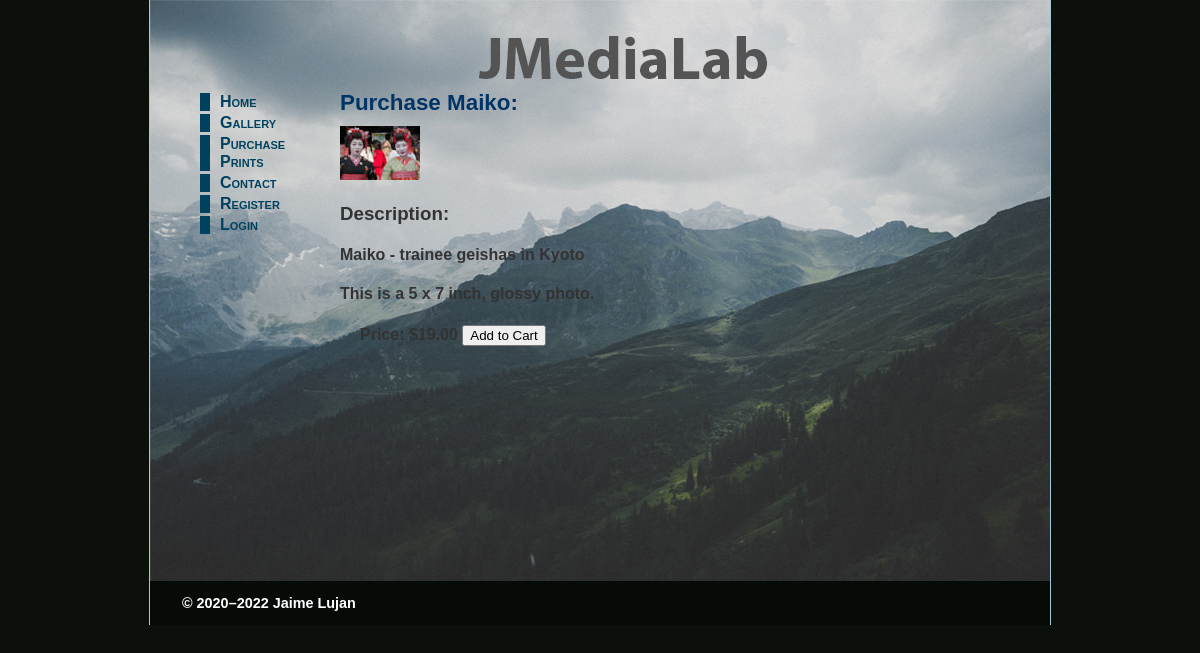
The page /JJ/product_details.php?image_id=4 on the database its author committed.
### tables this page shows
CREATE TABLE IF NOT EXISTS JJ_images (
  image_id int(10) unsigned NOT NULL AUTO_INCREMENT,
  filename varchar(25) NOT NULL,
  caption varchar(120) NOT NULL,
  price decimal(6,2) NOT NULL,
  details text,
  PRIMARY KEY (image_id)
);

### JJ/product_details.php (the view, shortened to what this page needs)
<?php
	require './includes/header.php';
	require_once '../../mysqli_connect.php';
	echo '<main>';
	function shortTitle ($title){
		$title = substr($title, 0, -4);
		$title = str_replace('_', ' ', $title);
		$title = ucwords($title);
		return $title;
	}
	if(isset($_GET['image_id'])) {
		$imgID = filter_var($_GET['image_id'], FILTER_VALIDATE_INT);
		$getDetails= "SELECT * FROM JJ_images WHERE image_id = ?";
		$stmt = mysqli_prepare($dbc, $getDetails);
		mysqli_stmt_bind_param($stmt, 'i', $imgID);
		mysqli_stmt_execute($stmt);
		$result=mysqli_stmt_get_result($stmt);
		$rows = mysqli_num_rows($result);
		if ($rows == 1) {
			$item = mysqli_fetch_assoc($result);
			$price = $item['price'];
			echo "<h2> Purchase ".(shortTitle($item['filename'])). ":</h2>";
			echo '<img src =  "images/'. $item['filename'].  '">';
			echo "<h3><strong>Description:</strong></h3>";
			echo "<h4>".$item["caption"]."</h4>";
			echo "<h4>".$item['details']."</h4>";
			echo '<form style ="display:inline:" action = "cart.php" method = "post">';
			echo "<p><h4><strong>Price: </strong>$".$price. " ";
				echo '<input type = "submit" value = "Add to Cart">';
				echo "</h4></p></form>";
		}
		else {
			echo "<main><h2>We are unable to process your request at  this  time.</h2><h3>Please try again later.</h3></main>";
			include 'includes/footer.php';
			exit;
		}
	}else {
		echo "<main><h2>You have reached this page in error</h2><h3>Use the menu at the left to view our products.</h3></main>";
		include 'includes/footer.php';
		exit;
	   }
echo '</main>';
include 'includes/footer.php'; ?>

### JJ/styles/journey.css (style rules this page uses)
body { margin: 0; padding: 0; color: #333; font-family: "Trebuchet MS", Arial, Helvetica, sans-serif; overflow-y:scroll; background-color: rgb(11, 16, 11); }
h1, h2 { margin: 0 0 10px 0; font-family: Verdana, Arial, Helvetica, sans-serif; color: #036; }
h2 { font-size: 140%; }
p { margin: 0 auto 1em 0; padding: 0 20px; font-size: 85%; line-height: 1.4; }
main { margin: 0 10% 0 190px; min-width: 525px; max-width: 640px; }
form { margin: 0 0 0 20px; }
form p { margin: 0 0 5px 0; }

### rows shown on the page
jj_images: filename "Maiko", filename (picture), caption "Maiko - trainee geishas in Kyoto", details "This is a 5 x 7 inch, glossy photo.", price "19.00"

### other values the page prints
$startYear "2020"
